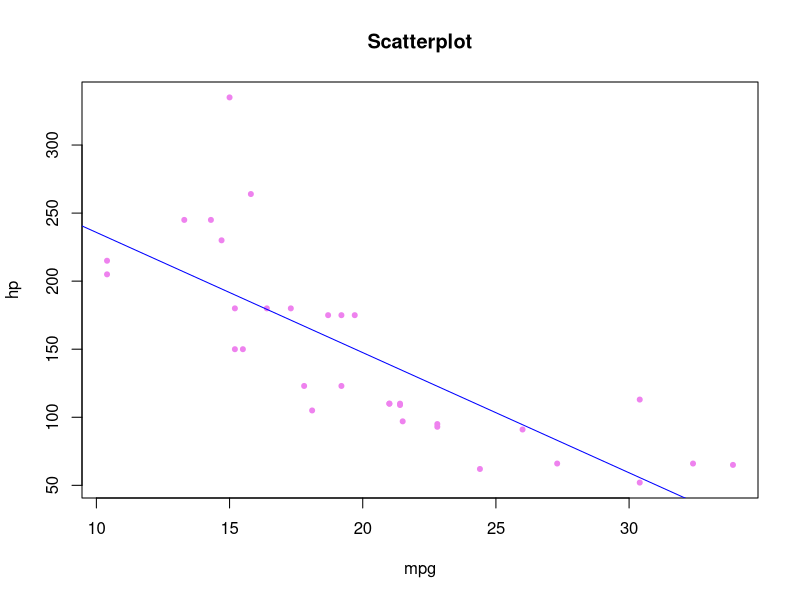

Write R code to recreate this figure.
## ---- chunk 1
# Add two vectors

v <- c( .2,905.5,996) 
t <- c(87, 30, 409)
print(v+t)
## ---- chunk 2
p<- c(24,25.56,26)
q<- c(38,47,64)
print(p*q)
## ---- chunk 3
v <- c(1.2,85.5,5.6,45) 
t <- c(.8, 7.3, 3.4,99)
print(v-t)

## ---- chunk 4
p<-c(18,51.51,7,6)
q<-c(18,31,41,5)
print(p/q)
## ---- chunk 5
v <- c( 12,15.5,26,61) 
w<- c(8.99, 3.56, 4.999,34)
print(v%%w)  

## ---- chunk 6
v <- c(12,57,6.87,1)
w<- c(81, 3.99, 4.98,90) 
print(v%/%w)
## ---- chunk 7
s <- 1:16 
print(s)

## ---- chunk 8
a<-5
b<-11
list<-1:10
if(a %in% list){
print("a is present in the list")
}else
{
print("a is not present in the list")
}
if(b %in% list){
print("b is present in the list")
}else
{
print("b is not present in the list")
}
## ---- chunk 9
M = matrix(c(2,0,2,0),nrow = 2,ncol = 2,byrow = TRUE)
Msquare = M%*%M
print(Msquare)
## ---- chunk 10
z<- -1L
if(is.integer(z)){
  print("Yes z is an integer")
}
## ---- chunk 11
z<-"str"
if(typeof(z)==typeof("lol"))
{
  print("z is a character")
}else if(typeof(z)==typeof(3))
{
  print("z is an integer")
}else{
  print("z is neither an integer nor a character")
}
## ---- chunk 12
a<-10
while(a>=1){
  print(a)
  a<-a-1
}
## ---- chunk 13
count<-0
repeat{
  count<-count+1
  if(count==10){
    print("count is 10")
    break
  }
}
## ---- chunk 14
x<- 10:12
for(v in x){
  print(v)
}
## ---- chunk 15
v <- letters[1:4]
print(v)
for(z in v)
{ 
  print(z) 
}

## ---- chunk 16
elements<-list("a","b","c","d","e","f")
for(i in elements){
  if(i == "b"){
    next
  }
  if(i == "f"){
    break
  }
  print(i)
}
## ---- chunk 17
mtcars
head(mtcars)

## ---- chunk 18
plot(mtcars$mpg, mtcars$hp,
     col='violet',
     main='Scatterplot',
     xlab='mpg',
     ylab='hp',
     pch=20)
abline(lm(mtcars$hp ~ mtcars$mpg, data = mtcars), col = "blue")
## ---- chunk 19
corr<-cor(mtcars$mpg, mtcars$hp)
sprintf("The co-relation between the features is %f",corr)
